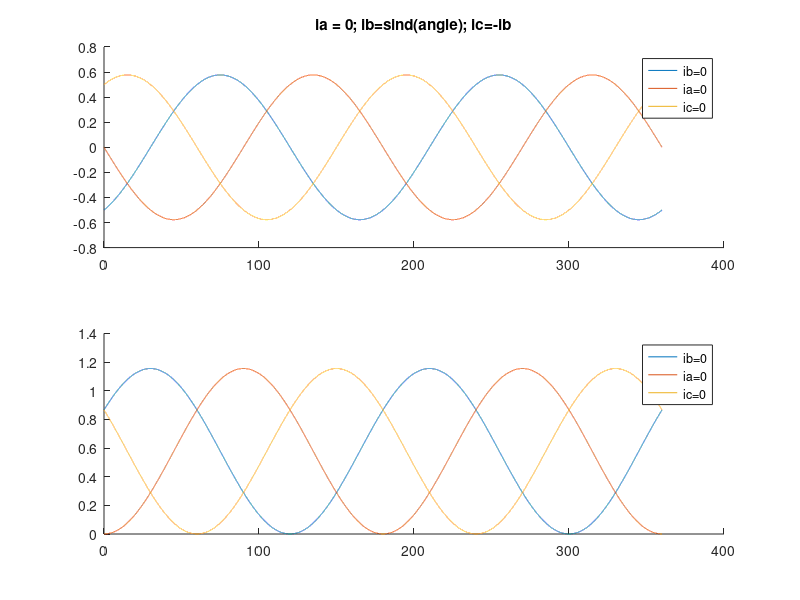
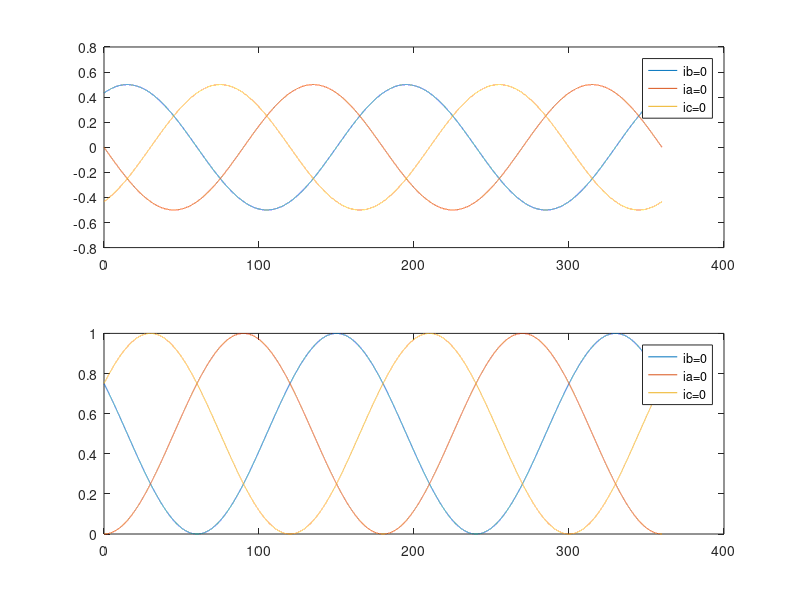
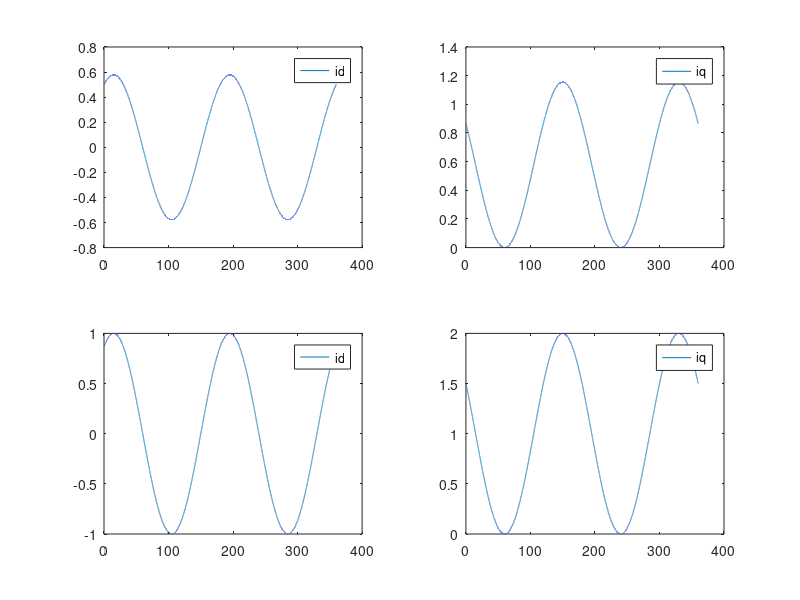
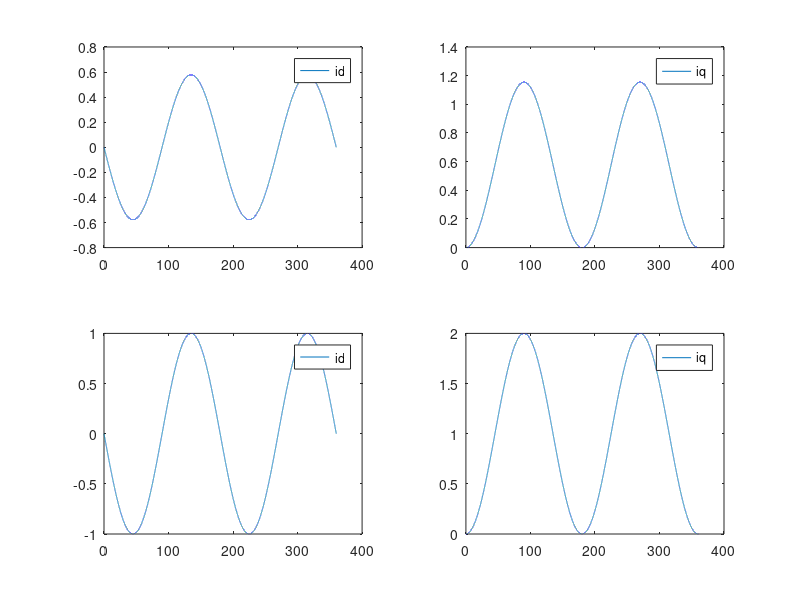

Write MATLAB code to recreate these figures, in order.
clc
clear
close all

angle = 0:0.01:360;

% ia = sind(angle-180-120);
ib = 0*cosd(angle-120);
% ic = -ia;%cosd(angle+120);

ic = sind(angle-120);
ia = -ic;


id = 2/3*(sind(angle).*ia + sind(angle-120).*ib + sind(angle+120).*ic);
iq = 2/3*(cosd(angle).*ia + cosd(angle-120).*ib + cosd(angle+120).*ic);
% id = sind(angle).*ia + sind(angle-120).*ib + sind(angle+120).*ic;


% hold on
figure(5)
subplot(2,1,1)
hold on
plot(angle,id)
title('ia = -ic; ib=0; ic=sind(angle-120)')
subplot(2,1,2)
hold on
plot(angle,iq)
% hold on
% plot(iq)
% figure(2)
% plot(ia)
% hold on
% plot(ib)
% hold on
% plot(ic)
%%

ia = 0;
ib = sind(angle);
ic = -ib;

id = 2/3*(sind(angle).*ia + sind(angle-120).*ib + sind(angle+120).*ic);
iq = 2/3*(cosd(angle).*ia + cosd(angle-120).*ib + cosd(angle+120).*ic);
% id = sind(angle).*ia + sind(angle-120).*ib + sind(angle+120).*ic;


figure(5)
subplot(2,1,1)
hold on
plot(angle,id)
title('ia = 0; ib=sind(angle); ic=-ib')
subplot(2,1,2)
hold on
plot(angle,iq)





%%
ia = sind(angle+120);
ib = -ia;
ic = 0;


id = 2/3*(sind(angle).*ia + sind(angle-120).*ib + sind(angle+120).*ic);
iq = 2/3*(cosd(angle).*ia + cosd(angle-120).*ib + cosd(angle+120).*ic);
% id = sind(angle).*ia + sind(angle-120).*ib + sind(angle+120).*ic;


figure(5)
subplot(2,1,1)
hold on
plot(angle,id)
legend('ib=0','ia=0','ic=0')
% title('ia = sind(angle+120); ib=-ib; ic=0')
subplot(2,1,2)
hold on
plot(angle,iq)
legend('ib=0','ia=0','ic=0')



%%
figure(6)
subplot(2,1,1)
plot(angle,-sind(2*angle-120)*0.5) % ib = 0;
hold on
plot(angle,-sind(2*angle)*0.5) % ia = 0;
hold on
plot(angle,-sind(2*angle+120)*0.5) % ib = 0;
legend('ib=0','ia=0','ic=0')
subplot(2,1,2)
plot(angle,(1-cosd(2*angle-120))*0.5)
hold on
plot(angle,(1-cosd(2*angle))*0.5)
hold on
plot(angle,(1-cosd(2*angle+120))*0.5)
legend('ib=0','ia=0','ic=0')

%%
figure(7)
ia = sind(angle+120);
ib = -ia;
ic = 0;

% % ib = sind(angle-60);
% ia = -ib;


id = 2/3*(sind(angle).*ia + sind(angle-120).*ib + sind(angle+120).*ic);
iq = 2/3*(cosd(angle).*ia + cosd(angle-120).*ib + cosd(angle+120).*ic);
% id = sind(angle).*ia + sind(angle-120).*ib + sind(angle+120).*ic;

subplot(2,2,1)
plot(angle,id)
legend('id')

subplot(2,2,2)
plot(angle,iq)
legend('iq')

subplot(2,2,3)
plot(angle,-sind(2*angle+240))
legend('id')

subplot(2,2,4)
plot(angle,1-cosd(2*angle+240))
legend('iq')


%%
figure(8)
ia = 0;
ib = sind(angle);
ic = -ib;

id = 2/3*(sind(angle).*ia + sind(angle-120).*ib + sind(angle+120).*ic);
iq = 2/3*(cosd(angle).*ia + cosd(angle-120).*ib + cosd(angle+120).*ic);
% id = sind(angle).*ia + sind(angle-120).*ib + sind(angle+120).*ic;

subplot(2,2,1)
plot(angle,id)
legend('id')

subplot(2,2,2)
plot(angle,iq)
legend('iq')

subplot(2,2,3)
plot(angle,-sind(2*angle))
legend('id')

subplot(2,2,4)
plot(angle,1-cosd(2*angle))
legend('iq')


%%
figure(9)
% ia = sind(angle-180-120);
ib = 0*cosd(angle-120);
% ic = -ia;%cosd(angle+120);

ic = sind(angle-120);
ia = -ic;

% ia = sind(angle+60);
% ic = -ia;



id = 2/3*(sind(angle).*ia + sind(angle-120).*ib + sind(angle+120).*ic);
iq = 2/3*(cosd(angle).*ia + cosd(angle-120).*ib + cosd(angle+120).*ic);
% id = sind(angle).*ia + sind(angle-120).*ib + sind(angle+120).*ic;

subplot(2,2,1)
plot(angle,id)
legend('id')

subplot(2,2,2)
plot(angle,iq)
legend('iq')

subplot(2,2,3)
plot(angle,-sind(2*angle-240))
legend('id')

subplot(2,2,4)
plot(angle,1-cosd(2*angle-240))
legend('iq')
%%
close all




ia = 0;
ib = sind(angle);
ic = -ib;
id = 2/3*(sind(angle).*ia + sind(angle-120).*ib + sind(angle+120).*ic);
iq = 2/3*(cosd(angle).*ia + cosd(angle-120).*ib + cosd(angle+120).*ic);

figure(99)
subplot(2,1,1)
hold on
plot(angle,id,'linewidth',2)
subplot(2,1,2)
hold on
plot(angle,iq,'linewidth',2)

ib = 0*cosd(angle-120);
ic = sind(angle-120);
ia = -ic;
id = 2/3*(sind(angle).*ia + sind(angle-120).*ib + sind(angle+120).*ic);
iq = 2/3*(cosd(angle).*ia + cosd(angle-120).*ib + cosd(angle+120).*ic);


figure(99)
subplot(2,1,1)
hold on
plot(angle,id,'linewidth',2)
subplot(2,1,2)
hold on
plot(angle,iq,'linewidth',2)


ia = sind(angle+120);
ib = -ia;
ic = 0;
id = 2/3*(sind(angle).*ia + sind(angle-120).*ib + sind(angle+120).*ic);
iq = 2/3*(cosd(angle).*ia + cosd(angle-120).*ib + cosd(angle+120).*ic);

figure(99)
subplot(2,1,1)
hold on
plot(angle,id,'linewidth',2)
title('(a)')
legend('I_a= 0','I_b= 0','I_c= 0')
set(gca,'XTick',(0:60:360))
set(gca,'YTick',(-1:0.2:1))
xlabel('Angle (deg)','FontSize',16)
ylabel('Current (A)','FontSize',16,'FontWeight','bold');
xlim([0 360])
ylim([-0.6 0.6])
grid on
set(gca,'FontSize',16,'FontWeight','bold')
subplot(2,1,2)
hold on
plot(angle,iq,'linewidth',2)
title('(b)')
legend('I_a= 0','I_b= 0','I_c= 0')
set(gca,'XTick',(0:60:360))
set(gca,'YTick',(0:0.2:1.2))
xlabel('Angle (deg)','FontSize',16)
ylabel('Current (A)','FontSize',16,'FontWeight','bold');
xlim([0 360])
ylim([0 1.2])
set(gca,'FontSize',16,'FontWeight','bold')
grid on

set(gcf, 'Position',  [100, 100, 1000, 800])


